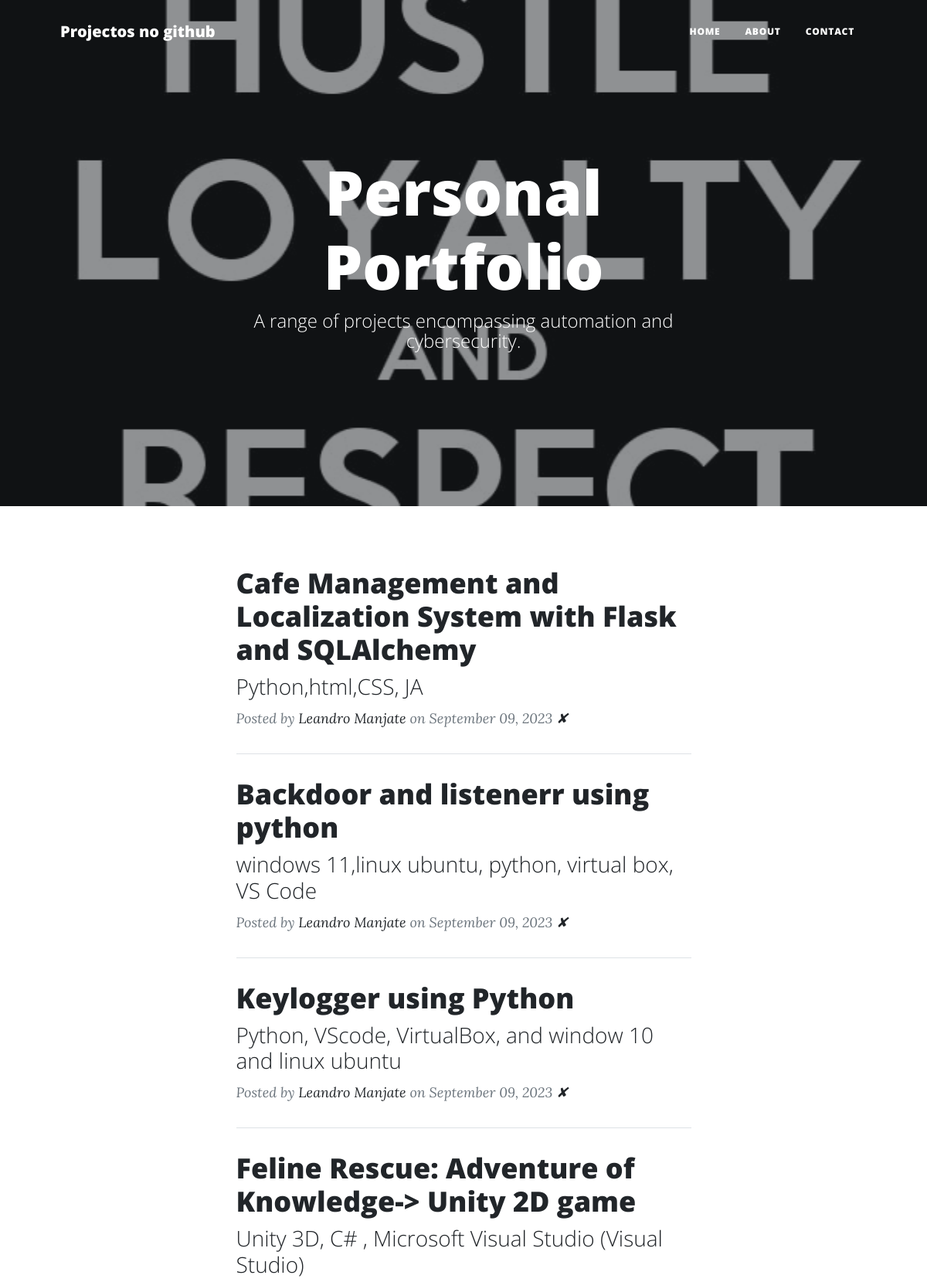
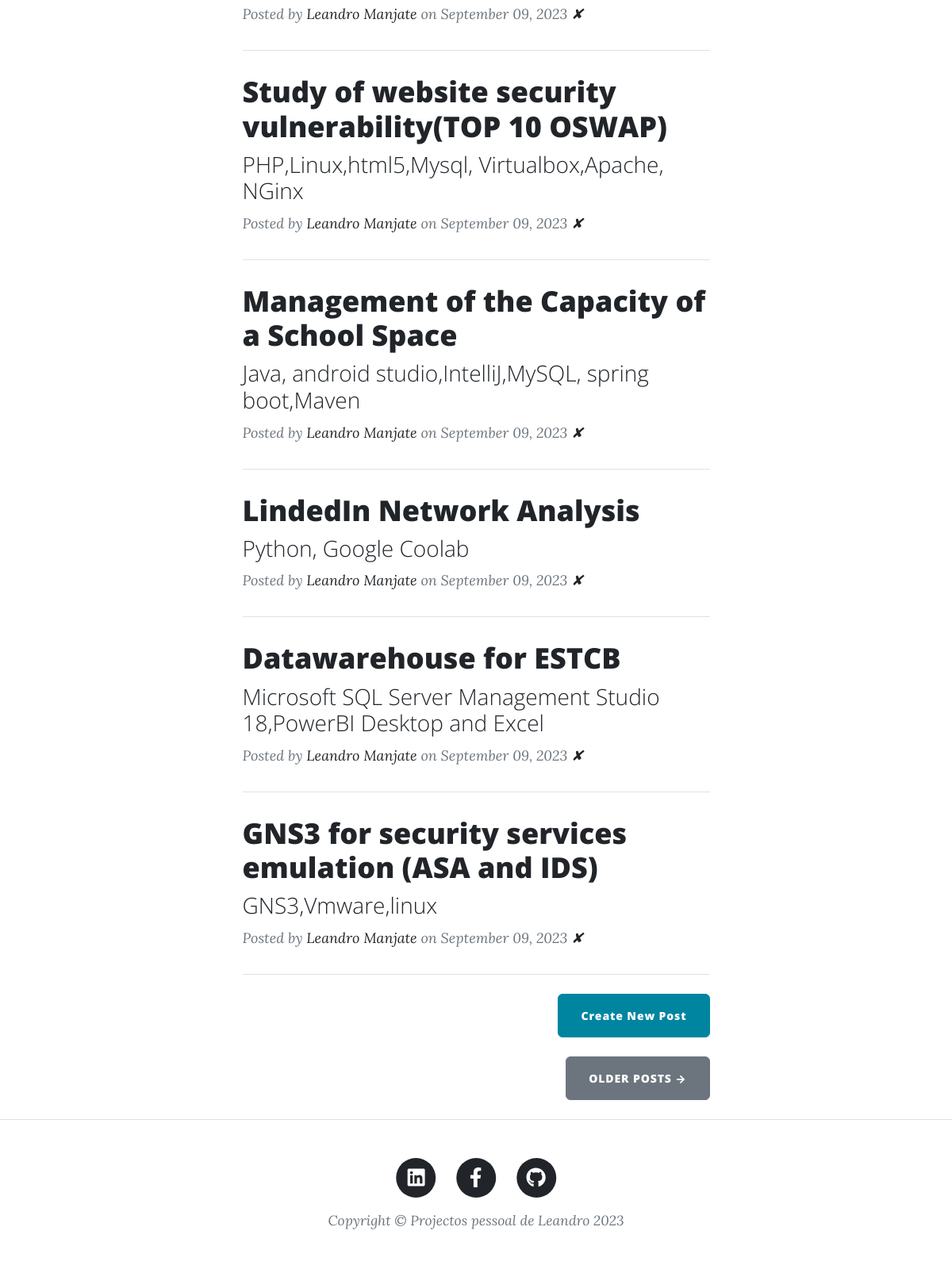
The page / on the database its author committed (2 pictures, top to bottom).
### main.py (models this page shows)
class BlogPost(db.Model):
    id = db.Column(db.Integer, primary_key=True)
    title = db.Column(db.String(250), unique=True, nullable=False)
    subtitle = db.Column(db.String(250), nullable=False)
    date = db.Column(db.String(250), nullable=False)
    body = db.Column(db.Text, nullable=False)
    author = db.Column(db.String(250), nullable=False)
    img_url = db.Column(db.String(250), nullable=False)

### main.py (the view)
@app.route('/')
def get_all_posts():
    result = db.session.execute(db.select(BlogPost))
    posts = result.scalars().all()
    return render_template("index.html", all_posts=posts)

### templates/index.html
{% include "header.html" %}
<header
  class="masthead"
  style="background-image: url('../static/assets/img/home-bg.jpg')"
>
  <div class="container position-relative px-4 px-lg-5">
    <div class="row gx-4 gx-lg-5 justify-content-center">
      <div class="col-md-10 col-lg-8 col-xl-7">
        <div class="site-heading">
          <h1>Personal Portfolio
          </h1>
          <span class="subheading">A range of projects encompassing automation and cybersecurity.</span>
        </div>
      </div>
    </div>
  </div>
</header>
<div class="container px-4 px-lg-5">
  <div class="row gx-4 gx-lg-5 justify-content-center">
    <div class="col-md-10 col-lg-8 col-xl-7">
      {% for post in all_posts %}
      <div class="post-preview">
        <a href="{{ url_for('show_post', post_id=post.id) }}">
          <h2 class="post-title">{{ post.title }}</h2>
          <h3 class="post-subtitle">{{ post.subtitle }}</h3>
        </a>
        <p class="post-meta">
          Posted by
          <a href="#">{{post.author}}</a>
          on {{post.date}}
          <a href="{{url_for('delete_post', post_id=post.id) }}">✘</a>
        </p>
      </div>
      <hr class="my-4" />
      {% endfor %}
      <div class="d-flex justify-content-end mb-4">
        <a
          class="btn btn-primary float-right"
          href="{{url_for('add_new_post')}}"
          >Create New Post</a
        >
      </div>
      <div class="d-flex justify-content-end mb-4">
        <a class="btn btn-secondary text-uppercase" href="#!">Older Posts →</a>
      </div>
    </div>
  </div>
</div>
{% include "footer.html" %}

### templates/header.html (shortened to what this page needs)
<!DOCTYPE html>
<html lang="en">
  <head>
    {% block styles %}
    {{ bootstrap.load_css() }}
    <link
      href="{{ url_for('static', filename='css/styles.css') }}"
      rel="stylesheet"
    />
    {% endblock %}
  </head>
  <body>
    <nav class="navbar navbar-expand-lg navbar-light" id="mainNav">
      <div class="container px-4 px-lg-5">
        <a class="navbar-brand" href="https://github.com/leandroManjate">Projectos no github</a>
        <div class="collapse navbar-collapse" id="navbarResponsive">
          <ul class="navbar-nav ms-auto py-4 py-lg-0">
            <li class="nav-item">
              <a
                class="nav-link px-lg-3 py-3 py-lg-4"
                href="{{ url_for('get_all_posts') }}"
                >Home</a
              >
            </li>
            <li class="nav-item">
              <a
                class="nav-link px-lg-3 py-3 py-lg-4"
                href="{{ url_for('about') }}"
                >About</a
              >
            </li>
            <li class="nav-item">
              <a
                class="nav-link px-lg-3 py-3 py-lg-4"
                href="{{ url_for('contact') }}"
                >Contact</a
              >
            </li>
          </ul>
        </div>
      </div>
    </nav>

### templates/footer.html (shortened to what this page needs)
        <footer class="border-top">
          <div class="container px-4 px-lg-5">
              <div class="row gx-4 gx-lg-5 justify-content-center">
                  <div class="col-md-10 col-lg-8 col-xl-7">
                      <ul class="list-inline text-center">
                          <li class="list-inline-item">
                              <a href="https://www.linkedin.com/in/leandro-tito-manjate-645b2a11a/?locale=en_US">
                                  <span class="fa-stack fa-lg">
                                      <i class="fas fa-circle fa-stack-2x"></i>
                                      <i class="fab fa-linkedin fa-stack-1x fa-inverse"></i>
                                  </span>
                              </a>
                          </li>
                          <li class="list-inline-item">
                              <a href="https://www.facebook.com/leandro.manjate/">
                                  <span class="fa-stack fa-lg">
                                      <i class="fas fa-circle fa-stack-2x"></i>
                                      <i class="fab fa-facebook-f fa-stack-1x fa-inverse"></i>
                                  </span>
                              </a>
                          </li>
                          <li class="list-inline-item">
                              <a href="https://github.com/leandroManjate">
                                  <span class="fa-stack fa-lg">
                                      <i class="fas fa-circle fa-stack-2x"></i>
                                      <i class="fab fa-github fa-stack-1x fa-inverse"></i>
                                  </span>
                              </a>
                          </li>
                      </ul>
                      <div class="small text-center text-muted fst-italic">Copyright &copy; Projectos pessoal de Leandro 2023</div>
                  </div>
              </div>
          </div>
      </footer>
  </body>
</html>

### rows shown on the page
BlogPost: title "Cafe Management and Localization System with Flask and SQLAlchemy", subtitle "Python,html,CSS, JA", author "Leandro Manjate", date "September 09, 2023"
BlogPost: title "Backdoor and listenerr using python", subtitle "windows 11,linux ubuntu, python, virtual box, VS Code", author "Leandro Manjate", date "September 09, 2023"
BlogPost: title "Keylogger using Python", subtitle "Python, VScode, VirtualBox, and window 10 and linux ubuntu", author "Leandro Manjate", date "September 09, 2023"
BlogPost: title "Feline Rescue: Adventure of Knowledge-> Unity 2D game", subtitle "Unity 3D, C# , Microsoft Visual Studio (Visual Studio)", author "Leandro Manjate", date "September 09, 2023"
BlogPost: title "Study of website security vulnerability(TOP 10 OSWAP)", subtitle "PHP,Linux,html5,Mysql, Virtualbox,Apache, NGinx", author "Leandro Manjate", date "September 09, 2023"
BlogPost: title "Management of the Capacity of a School Space", subtitle "Java, android studio,IntelliJ,MySQL, spring boot,Maven", author "Leandro Manjate", date "September 09, 2023"
BlogPost: title "LindedIn Network Analysis", subtitle "Python, Google Coolab", author "Leandro Manjate", date "September 09, 2023"
BlogPost: title "Datawarehouse for ESTCB", subtitle "Microsoft SQL Server Management Studio 18,PowerBI Desktop and Excel", author "Leandro Manjate", date "September 09, 2023"
BlogPost: title "GNS3 for security services emulation (ASA and IDS)", subtitle "GNS3,Vmware,linux", author "Leandro Manjate", date "September 09, 2023"
